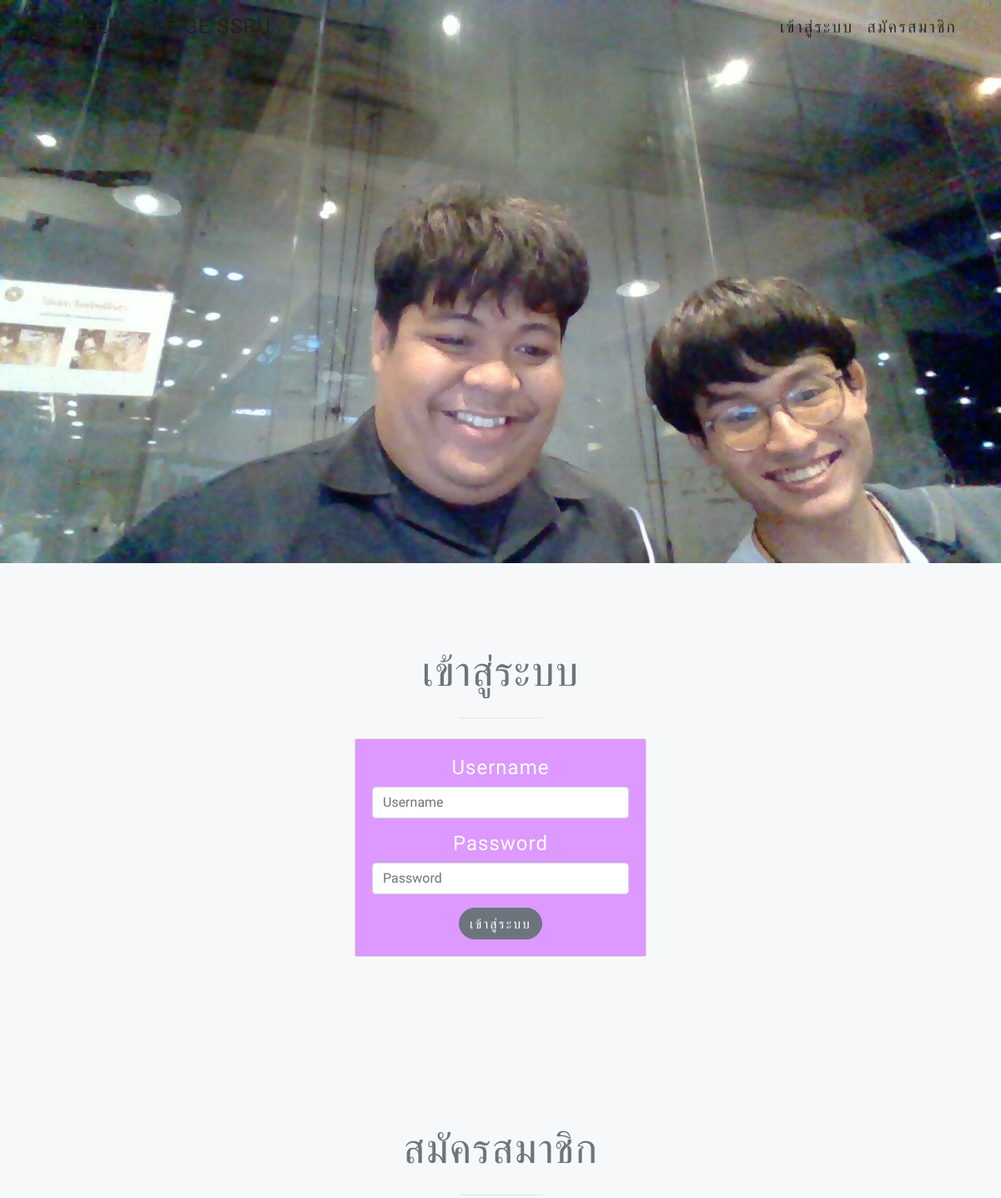
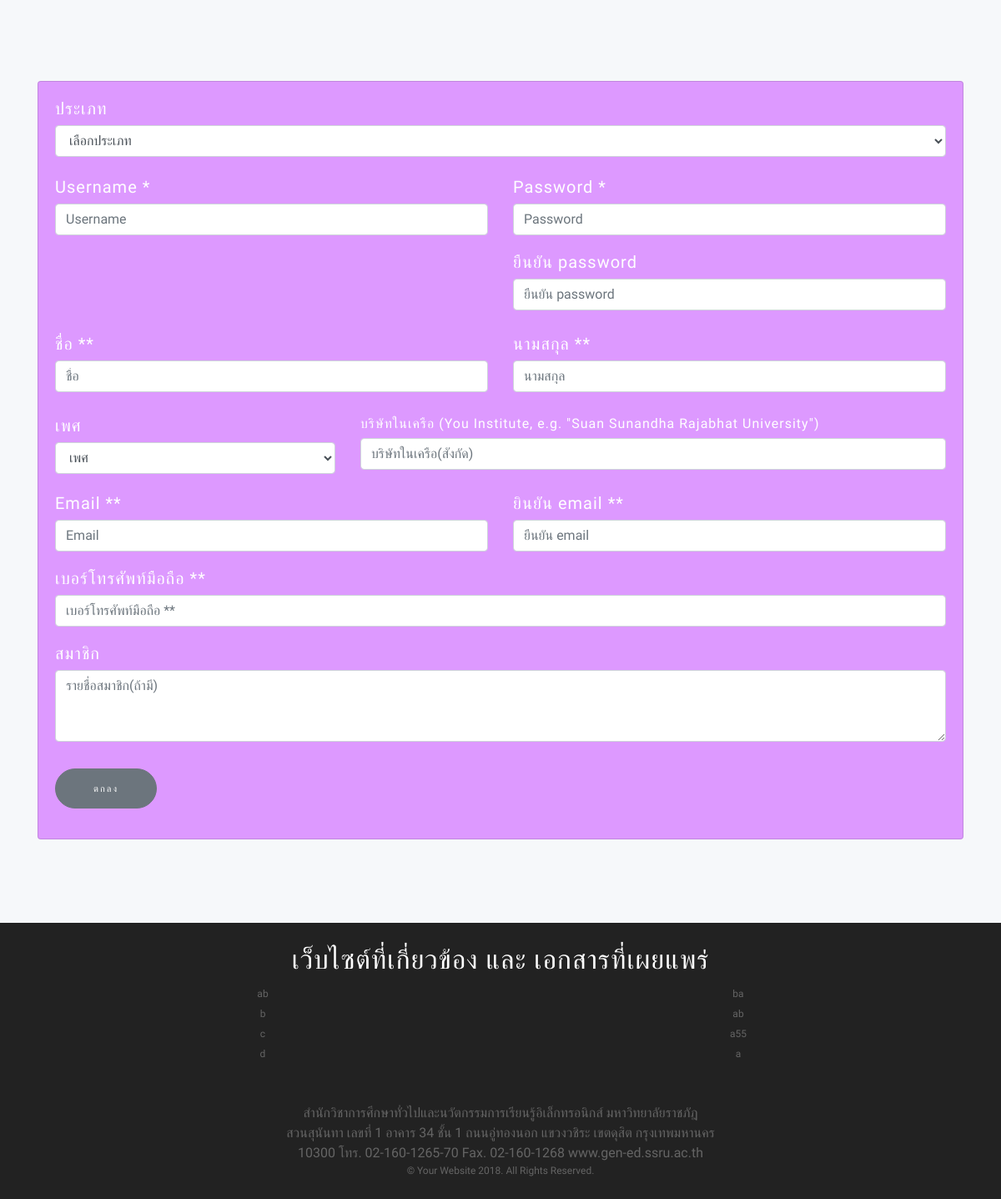
The app's page /font/index.php with its own data (2 pictures, top to bottom).
### tables this page shows
CREATE TABLE `banner` (
  `order` int(11) NOT NULL,
  `name` text NOT NULL,
  `tmp_name` text NOT NULL,
  `footer` text NOT NULL
);

CREATE TABLE `show_url` (
  `id` int(1) NOT NULL,
  `url` text NOT NULL,
  `real_name` text NOT NULL,
  `text` text NOT NULL,
  `group_url` int(1) NOT NULL,
  `hide` int(1) NOT NULL
);

### font/index.php (the view, shortened to what this page needs)
<?php
require 'server/server.php';
$a = "SELECT * FROM show_url WHERE hide='0' && group_url = '1' ";
$b = "SELECT * FROM show_url WHERE hide='0' && group_url = '2' ";
$q_a = mysqli_query($con, $a);
$q_b = mysqli_query($con, $b);
$a3 = "SELECT * FROM banner ";
$q3 = mysqli_query($con, $a3);
$r_3 = mysqli_fetch_array($q3);
?>
<!DOCTYPE html>
<html lang="en">
    <head>
        <link href="vendor/bootstrap/css/bootstrap.min.css" rel="stylesheet">
        <link rel="stylesheet" href="vendor/font-awesome/css/font-awesome.min.css">
        <link rel="stylesheet" href="vendor/simple-line-icons/css/simple-line-icons.css">
        <link rel="stylesheet" href="device-mockups/device-mockups.min.css">
        <link href="css/new-age.css" rel="stylesheet">
    </head>
    <body id="page-top" >
        <nav class="navbar navbar-expand-lg navbar-light fixed-top" id="mainNav">
            <div class="container">
                <a class="navbar-brand js-scroll-trigger" href="#page-top" style="font-size:25px">CONFERENCE GE SSRU</a>
                <div class="collapse navbar-collapse" id="navbarResponsive">
                    <ul class="navbar-nav ml-auto">
                        <li class="nav-item">
                            <a class="nav-link js-scroll-trigger" href="#login" style="font-size:20px">เข้าสู่ระบบ</a>
                        </li>
                        <li class="nav-item">
                            <a class="nav-link js-scroll-trigger" href="#register" style="font-size:20px">สมัครสมาชิก</a>
                        </li>
                    </ul>
                </div>
            </div>
        </nav>
        <img src="../back/pages/banner/<?php echo $r_3['tmp_name'] ?>" alt="" style="width:100%" srcset="">
        <section class="text-center" id="login" style="background-color:#F6F8FA;">
            <div class="section-heading text-center">
                <h2 class="text-center text-uppercase text-secondary mb-0">เข้าสู่ระบบ</h2>
                <hr>
            </div><br>
            <div class="container">
                <div class="row">
                    <div class="col-lg-4 mx-auto">
                        <div class="card text-center">
                            <div class="card-body" style="background-color:#dd99ff">
                                <form  action = "server/login.php" method = "POST">
                                    <div class="form-group">
                                        <h4 style="color:#ffffff">Username</h4>
                                        <input type="text" class="form-control" name="username" aria-describedby="Username" placeholder="Username">
                                    </div>
                                    <div class="form-group">
                                        <h4 style="color:#ffffff">Password</h4>
                                        <input type="password" class="form-control" name="password" placeholder="Password">
                                    </div>
                                    <button type="submit" class="btn btn-secondary">เข้าสู่ระบบ</button>
                                </form>
                            </div>
                        </div>
                    </div>
                </div>
            </div>
        </section>
        <section class="features" id="register" style="background-color:#F6F8FA;">
            <div class="container">
                <div class="section-heading text-center">
                    <h2 class="text-center text-uppercase text-secondary mb-0" >สมัครสมาชิก</h2>
                    <hr>
                </div>
                <div class="card" style="background-color:#dd99ff">
                    <div class="card-body">
                        <form action="server/register.php" method="POST">
                            <div class="control-group">
                                <div class="form-group floating-label-form-group controls mb-0 pb-2">
                                    <div class="control-group">
                                        <h5 style="color:#ffffff" >ประเภท</h5>
                                        <select class="form-control" name="type" required>
                                            <option disabled selected value="">เลือกประเภท</option>
                                        </select>
                                        <br>
                                    </div>
                                    <div class="row">
                                        <div class="col-lg-6 mx-auto">
                                            <h5 for="username" style="color:#ffffff">Username *</h5>
                                            <input class="form-control" name="username" type="text" placeholder="Username" required="required" pattern="([!-~]{6,})" title="ขั้นต่ำ 6 ตัวอักษร เฉพาะภาษาอังกฤษ ตัวเลขหรือสัญญาลักษณ์พิเศษ" data-validation-required-message="Please enter your username.">
                                        </div>
                                        <div class="col-lg-6 mx-auto">
                                            <h5 for = "password" style="color:#ffffff">Password *</h5>
                                            <input class="form-control" name="password" type="password" placeholder="Password" required="required" pattern="({6,})" title="ขั้นต่ำ 6 ตัวอักษร" data-validation-required-message="Please enter your password.">
                                        </div>
                                        <div class="col-lg-6 mx-auto"></div>
                                        <div class="col-lg-6 mx-auto">
                                            <h5 for = "conpassword" style="color:#ffffff">ยืนยัน password</h5>
                                            <input class="form-control" name="conpassword" type="password" placeholder="ยืนยัน password" required="required" pattern="({6,})" title="ขั้นต่ำ 6 ตัวอักษร" data-validation-required-message="Please enter your Confirm password.">
                                        </div>
                                    </div>
                                </div>
                            </div>
                            <div class="control-group">
                                <div class="form-group floating-label-form-group controls mb-0 pb-2">
                                    <div class="row">
                                        <div class="col-lg-6 mx-auto">
                                            <h5 style="color:#ffffff">ชื่อ ** </h5>
                                            <input class="form-control" name="fname" type="text" placeholder="ชื่อ" required="required"  pattern="^[ก-๛!-@[-`{-~\s]+$" title="กรุณากรอกเฉพาะภาษาไทย" data-validation-required-message="Please enter your firstname.">
                                        </div>
                                        <div class="col-lg-6 mx-auto">
                                            <h5 style="color:#ffffff">นามสกุล ** </h5>
                                            <input class="form-control" name="lname" type="text" placeholder="นามสกุล" required="required"  pattern="^[ก-๛!-@[-`{-~\s]+$" title="กรุณากรอกเฉพาะภาษาไทย" data-validation-required-message="Please enter your lastname.">
                                        </div>
                                    </div>
                                </div>
                            </div>
                            <div class="control-group">
                                <div class="form-group floating-label-form-group controls mb-0 pb-2">
                                    <div class="row">
                                        <div class="col-lg-4 mx-auto">
                                            <h5 style="color:#ffffff">เพศ</h5>
                                            <select class="form-control" name="gender" required="required" >
                                                <option disabled selected value=""> เพศ </option>
                                            </select>
                                        </div>
                                        <div class="col-lg-8 mx-auto">
                                            <h6 style="color:#ffffff">บริษัทในเครือ (You Institute, e.g. "Suan Sunandha Rajabhat University")</h6>
                                            <input class="form-control" name="address" type="text" placeholder="บริษัทในเครือ(สังกัด)"  data-validation-required-message="Please enter your affiliate.">
                                        </div>
                                    </div>
                                </div>
                            </div>
                            <div class="control-group">
                                <div class="form-group floating-label-form-group controls mb-0 pb-2">
                                    <div class="row">
                                        <div class="col-lg-6 mx-auto">
                                            <h5 style="color:#ffffff">Email ** </h5>
                                            <input class="form-control" name="email" type="text" pattern="[a-z0-9._%+-]+@[a-z0-9.-]+\.[a-z]{2,}$" title="ตัวอย่าง examble@email.com" placeholder="Email" required="required" data-validation-required-message="Please enter your Email.">
                                        </div>
                                        <div class="col-lg-6 mx-auto">
                                            <h5 style="color:#ffffff">ยินยัน email ** </h5>
                                            <input class="form-control" name="conemail" type="text" pattern="[a-z0-9._%+-]+@[a-z0-9.-]+\.[a-z]{2,}$" title="ตัวอย่าง examble@email.com" placeholder="ยืนยัน email" required="required" data-validation-required-message="Please enter your Confirm email.">
                                        </div>
                                        <div class="col-lg-12 mx-auto">
                                            <h5 style="color:#ffffff">เบอร์โทรศัพท์มือถือ **</h5>
                                            <input class="form-control" name="tel" type="text" pattern="[0-9]{10}" title="ตัวอย่าง 0888888888" placeholder="เบอร์โทรศัพท์มือถือ **" required="required" data-validation-required-message="Please enter your Phone number.">
                                        </div>
                                        <div class="col col-lg-12 mx-auto">
                                            <h5 style="color:#ffffff">สมาชิก</h5>
                                            <textarea class="form-control" placeholder="รายชื่อสมาชิก(ถ้ามี)" name="member" rows="3"></textarea>
                                        </div>
                                    </div>
                                </div>
                            </div>
                            <br>
                            <div class="form-group">
                                <button type="submit" class="btn btn-secondary btn-xl"  name="r_b">ตกลง</button>
                            </div>
                        </form>
                    </div>
                </div>
            </div>
        </section>
        <footer>
            <div class="container">
                <h2 style="color:white">เว็บไซต์ที่เกี่ยวข้อง  และ  เอกสารที่เผยแพร่</h2>
                <div class="row">
                    <div class="col-md-6">
                        <ul class="list-inline list-social">
                            <li>
                                <div class="text-center">
                                    <?php while ($r1 = mysqli_fetch_array($q_a)) { ?>
                                        <a class=" text-center" target="_blank" href="<?php echo $r1['url']; ?>"><?php echo $r1['text']; ?></a><br>
                                    <?php } ?>
                                </div>
                            </li>
                        </ul>
                    </div>
                    <div class="col-md-6">
                        <ul class="list-inline list-social">
                            <li>
                                <div class="text-center">
                                    <?php while ($r2 = mysqli_fetch_array($q_b)) { ?>
                                        <a class=" text-center" target="_blank" href="uploads/<?php echo $r2['url']; ?>"><?php echo $r2['text']; ?></a><br>
                                    <?php } ?>
                                </div>
                            </li>
                        </ul>
                    </div>
                </div>
            </div>
            <br><br>
            <div class="container">
                <div class="row">
                    <div class="col-lg-3"></div>
                    <div class="col-lg-6">
                        <?php
                        echo $r_3['footer'];
                        ?>
                    </div>
                    <div class="col-lg-3"></div>
                </div>
                <p>&copy; Your Website 2018. All Rights Reserved.</p>
            </div>
        </footer>
    </body>
</html>

### records on screen
banner: tmp_name (picture), footer "สำนักวิชาการศึกษาทั่วไปและนวัตกรรมการเรียนรู้อิเล็กทรอนิกส์ มหาวิทยาลัยราชภัฎสวนสุนันทา เลขที่ 1 อาคาร 34 ชั้น 1 ถนนอู่ทองนอก แขวงวชิระ เขตดุสิต กรุงเทพมหานคร 10300 โทร. 02-160-1265-70 Fax. 02-160-1268 www.gen-ed.ssru.ac.th"
show_url: text "ab"
show_url: text "b"
show_url: text "c"
show_url: text "d"
show_url: text "ba"
show_url: text "ab"
show_url: text "a55"
show_url: text "a"
